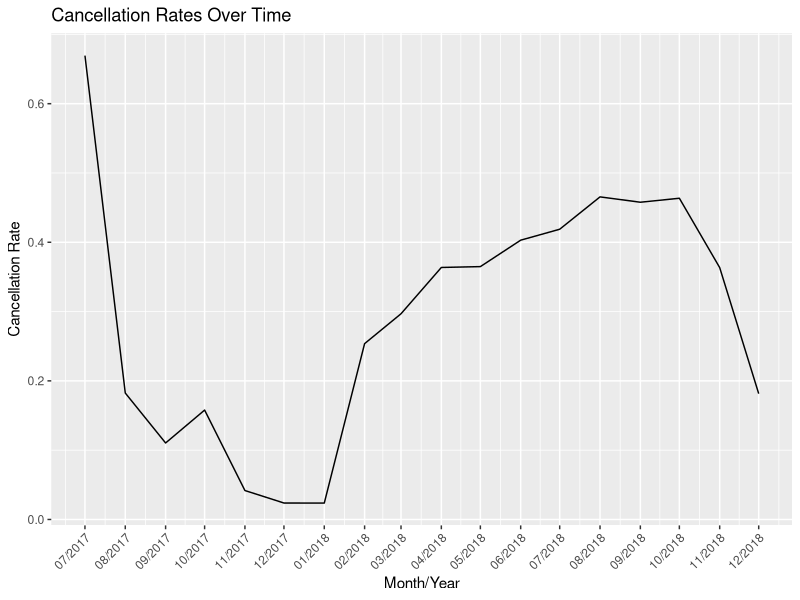

Here is the R script that generated this plot:
# Import the data and load packages
library(ggplot2)
library(tidyverse)
library(lubridate)
hotel_df <- read.csv("project_data.csv")

# View the data and summary statistics
head(hotel_df)
hotel_df %>% 
  group_by(booking_status) %>%
  count(booking_status)

# Integer encode booking_status
hotel_df <- hotel_df %>%
  mutate(booking_status_int = if_else(booking_status == "not_canceled", 0, 1))

# Extract month and year
hotel_df <- hotel_df %>%
  mutate(arrival_month = month(arrival_date),
         arrival_year = year(arrival_date))

# Group by month and year
grouped_df <- hotel_df %>%
  group_by(arrival_month, arrival_year)

# Calculate cancellation rates
cancellation_rates <- grouped_df %>%
  summarise(cancelation_rate = mean(booking_status_int == 1))

# Print the cancellation_rates to inspect the data
print(cancellation_rates)

# Plot the data over time
ggplot(cancellation_rates, aes(x = as.Date(paste(arrival_year, arrival_month, "01", sep = "-")), y = cancelation_rate)) +
  geom_line() +
  labs(title = "Cancellation Rates Over Time",
       x = "Month/Year",
       y = "Cancellation Rate") +
  theme(axis.text.x = element_text(angle = 45, hjust = 1)) +
  scale_x_date(breaks = scales::breaks_width("1 month"), date_labels = "%m/%Y")

# Get rate per year
grouped_df2 <- hotel_df %>%
  group_by(arrival_year)

# Calculate cancellation rates
cancellation_rates2 <- grouped_df2 %>%
  summarise(cancelation_rate = mean(booking_status_int == 1))
print(cancellation_rates2)
